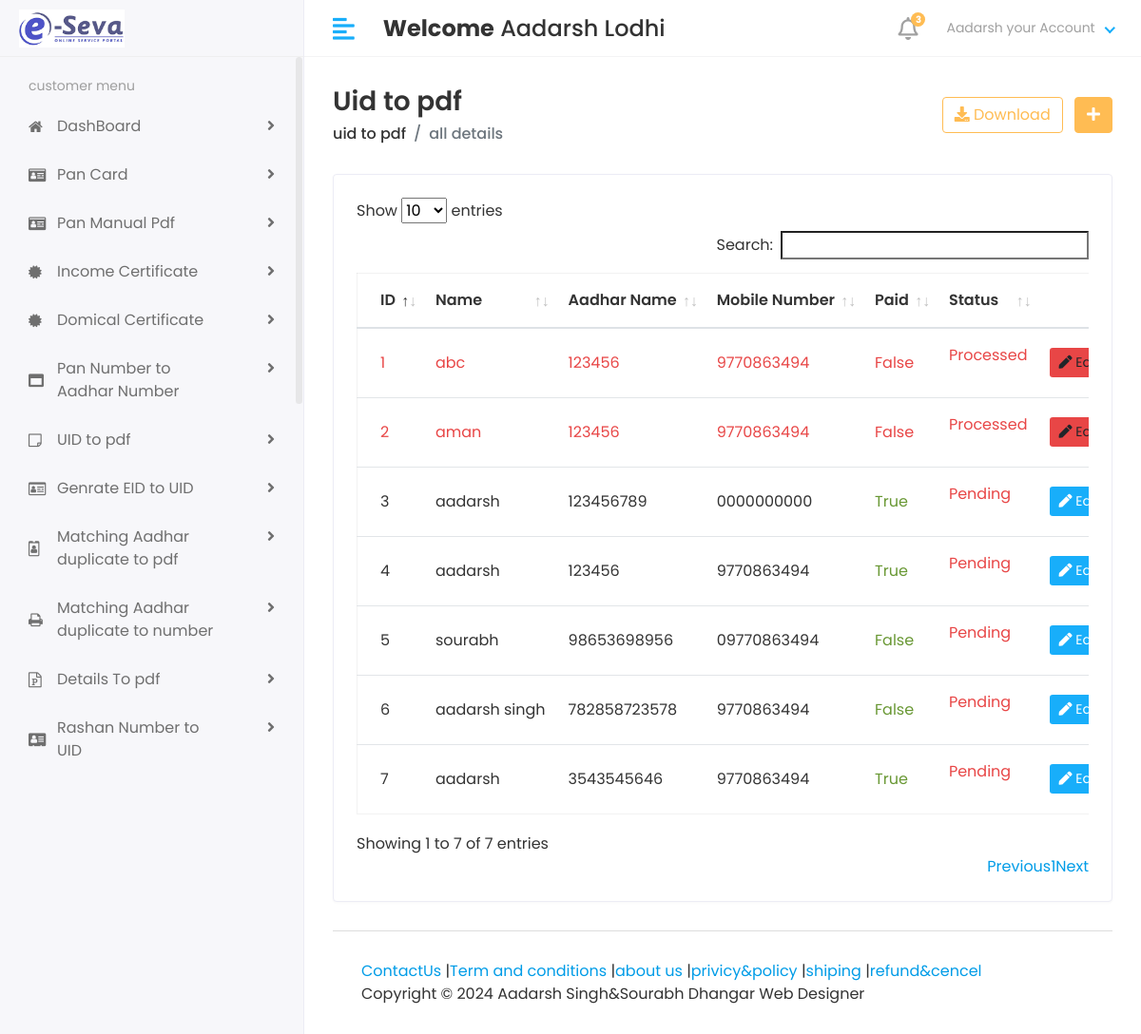
The app's page /uid/details/ (signed in) with its own data.
### myapp/models.py (models this page shows, shortened)
class CustomUser(AbstractUser):
    USER_TYPES = (
        (1, 'Admin'),
        (2, 'Customer'),
    )
    user_type = models.IntegerField(choices=USER_TYPES, default=1)
    profile_pic = models.ImageField(upload_to="media/profile_pic")

class UidToPdf(models.Model):
    customer_id = models.ForeignKey(Customer, on_delete=models.CASCADE)
    name = models.CharField(max_length=50)
    prev_date = models.DateField(null=True, default=None)
    is_valid=models.BooleanField(null=True,default=None)
    aadhar_number = models.CharField(max_length=12)
    mobile_number = models.CharField(max_length=12)
    status=models.IntegerField(default=0)
    upload_file=models.ImageField(upload_to='media/UidToPdf')
    order_id=models.CharField(max_length=100,blank=True)
    payment_id=models.CharField(max_length=100,blank=True)
    paid=models.BooleanField(default=False,blank=True)

### myproject/adminviews.py (the view)
# urls.py: path('uid/details/',adminviews.view_all_uid_list,name='all_uid_list'),
@login_required(login_url='/')
def view_all_uid_list(request):
    customer=UidToPdf.objects.all()
    current_date = date.today()
    for c in customer:
        if c.prev_date:
            c.days = (current_date - c.prev_date).days
            if c.days>=7:
                c.is_valid=True
            c.save()
    return render(request,'Admin/uidtopdflist.html',{'customer':customer})

### templates/Admin/uidtopdflist.html (shortened to what this page needs)
{% extends "base.html" %}
{% block content %}
    <div class="content container-fluid">
       <div class="page-header">
          <div class="row align-items-center">
             <div class="col">
                <h3 class="page-title">Uid to pdf</h3>
                <ul class="breadcrumb">
                   <li class="breadcrumb-item"><a href="index.html">uid to pdf</a></li>
                   <li class="breadcrumb-item active">all details</li>
                </ul>
             </div>
             <div class="col-auto text-right float-right ml-auto">
                <a href="#" class="btn btn-outline-primary mr-2"><i class="fas fa-download"></i> Download</a>
                <a href="add-student.html" class="btn btn-primary"><i class="fas fa-plus"></i></a>
             </div>
          </div>
       </div>
       <div class="row">
          <div class="col-sm-12">
             <div class="card card-table">
                <div class="card-body">
                   <div class="table-responsive">
                      <table id="table_id" class="table table-hover table-center mb-0 ">
                         <thead>
                            <tr>
                               <th>ID</th>
                               <th>  Name</th>
                               <th>Aadhar Name</th>
                               <th>Mobile Number</th>
                               <th>Paid</th>
                               <th> Status</th>
                               <th class="text-right">Action</th>
                            </tr>
                         </thead>
                         <tbody>
                            {% for i in customer  %}
                            <tr>
                              {% if i.is_valid %}
                              <td class="text-danger">{{i.id}}</td>
                               <td class="text-danger">{{i.name}}</td>
                               <td class="text-danger">{{i.aadhar_number}}</td>
                               <td class="text-danger"> {{i.mobile_number}} </td>
                               <td class="text-danger">{{i.paid}}</td>
                               <td>
                                {% if i.status == 0 %}
                                <p class="text-danger">Pending</p>
                                {% elif i.status == 1 %}
                                <p class="text-warning">Processing</p>
                                {% else %}
                                <p class="text-danger">Processed</p>
                                {% endif %}
                            </td>
                            <td class="text-right">
                                <div class="actions">
                                  <a href="{% url 'edit_uid_to_pdf' i.id %}" class="btn btn-sm bg-danger mr-2">
                                      <i class="fas fa-pen"></i> Edit
                                  </a>
                                </div>
                             </td>
                              {% else %}
                              <td>{{i.id}}</td>
                               <td>{{i.name}}</td>
                               <td>{{i.aadhar_number}}</td>
                               <td> {{i.mobile_number}} </td>
                               <td class="text-success">{{i.paid}}</td>
                               <td>
                                {% if i.status == 0 %}
                                <p class="text-danger">Pending</p>
                                {% elif i.status == 1 %}
                                <p class="text-warning">Processing</p>
                                {% else %}
                                <p class="text-success">Processed</p>
                                {% endif %}
                            </td>
                            <td class="text-right">
                                <div class="actions">
                                  <a href="{% url 'edit_uid_to_pdf' i.id %}" class="btn btn-sm bg-success-light mr-2">
                                      <i class="fas fa-pen"></i> Edit
                                  </a>
                                </div>
                             </td>
                              {% endif %}
                            </tr>
                            {% endfor %}
                         </tbody>
                      </table>
                   </div>
                </div>
             </div>
          </div>
       </div>
{% endblock content %}

### templates/includes/header.html (shortened to what this page needs)
{% load static %}
<div class="header">
    <div class="header-left"  >
       <a href="#" class="logo mt-0"   >
       <img src="{% static 'assets/img/mylogo.png' %}" alt="Logo" width="280" height="300">
       </a>
    </div>
    <a href="javascript:void(0);" id="toggle_btn">
    <i class="fas fa-align-left"></i>
    </a>
    <div class="top-nav-search mt-3">
      <h4 ><strong>Welcome</strong><span> {{user.first_name}} {{user.last_name}} </span></h4>
    </div>
    <ul class="nav user-menu">
       <li class="nav-item dropdown noti-dropdown">
          <a href="#" class="dropdown-toggle nav-link" data-toggle="dropdown">
          <i class="far fa-bell"></i> <span class="badge badge-pill">3</span>
          </a>
       </li>
       <li class="nav-item dropdown has-arrow">
          <a href="#" class="dropdown-toggle nav-link" data-toggle="dropdown">
          <span class="user-img">
            {{user.first_name}}
            your Account
         </span>
         </a>
       </li>
    </ul>
 </div>

### static/assets/css/style.css (style rules this page uses)
html { height: 100%; }
body { background-color: #fff; color: #333; font-family: 'Poppins', sans-serif; font-size: 1rem; height: 100%; line-height: 1.5; overflow-x: hidden; }
h1, h2, h3, h4, h5, h6 { font-family: 'Poppins', sans-serif; margin-top: 0; }
a { color: #009ce7; }
input, button, a { transition: all 0.4s ease; -moz-transition: all 0.4s ease; -o-transition: all 0.4s ease; -ms-transition: all 0.4s ease; -webkit-transition: all 0.4s ease; }
ul, ol { padding: 0px; list-style: none; }
.table { color: #333; max-width: 100%; margin-bottom: 0; width: 100%; }
.table.dataTable { border-collapse: collapse !important; border: 1px solid rgba(0, 0, 0, 0.05); }
.table thead tr th { font-weight: 600; }
.table tbody tr { border-bottom: 1px solid rgba(0, 0, 0, 0.05); }
.table.table-center td, .table.table-center th { vertical-align: middle; }
.card-table .card-body .table > thead > tr > th { border-top: 0; }
.card-table .card-body .table tr td:first-child, .card-table .card-body .table tr th:first-child { padding-left: 1.5rem; }
.card-table .card-body .table tr td:last-child, .card-table .card-body .table tr th:last-child { padding-right: 1.5rem; }
.card-table .table td, .card-table .table th { border-top: 1px solid #e2e5e8; padding: 1rem 0.75rem; white-space: nowrap; }
.bg-danger, .badge-danger { background-color: #e84646 !important; }
.text-success, .dropdown-menu > li > a.text-success { color: #699834 !important; }
.text-danger, .dropdown-menu > li > a.text-danger { color: #e84646 !important; }
.btn-primary { background-color: #FFBC53; border: 1px solid #FFBC53; }
.btn-outline-primary { color: #FFBC53; border-color: #FFBC53; }
.card { border: 1px solid #ececf5; box-shadow: 0 1px 3px 0 rgba(0, 0, 0, 0.03); margin-bottom: 1.875rem; }
.card-body { padding: 1.5rem; }
.bg-success-light { background-color: #18aefa; color: #fff; }
.header { background-color: #fff; border-bottom: 1px solid #f3f3f4; left: 0; position: fixed; right: 0; top: 0; z-index: 1001; height: 60px; }
.header .header-left { float: left; height: 60px; padding: 0 20px; position: relative; width: 320px; z-index: 1; transition: all 0.2s ease-in-out; background-color: #f7f7fa; border-bottom: 1px solid #efefef; border-right: 1px solid #ececf5; display: flex; align-items: center; }
.header .header-left .logo { display: inline-block; line-height: 60px; }
.header .header-left .logo img { max-height: 40px; width: auto; }
.header .dropdown-toggle:after { display: none; }
.header .has-arrow .dropdown-toggle:after { border-top: 0; border-left: 0; border-bottom: 2px solid #18aefa; border-right: 2px solid #18aefa; content: ''; height: 8px; display: inline-block; pointer-events: none; -webkit-transform-origin: 66% 66%; -ms-transform-origin: 66% 66%; transform-origin: 66% 66%; -webkit-transform: rotate(45deg); -ms-transform: rotate(45deg); transform: rotate(45deg); -webkit-transition: all 0.15s ease-in-out; transition: all 0.15s ease-in-out; width: 8px; vertical-align: 0px; }
.user-menu { float: right; margin: 0; position: relative; z-index: 99; padding-right: 15px; }
.user-menu.nav > li > a { color: #a0a0a0; font-size: 14px; line-height: 58px; padding: 0 15px; height: 60px; }
.user-img { margin-right: 3px; position: relative; }
.top-nav-search { float: left; margin-left: 15px; }
.page-wrapper > .content { padding: 1.875rem 1.875rem 0; }
.page-header { margin-bottom: 1.875rem; }
.page-header .breadcrumb { background-color: transparent; color: #6c757d; font-size: 1rem; font-weight: 500; margin-bottom: 0; padding: 0; }
.page-header .breadcrumb a { color: #333; }
.page-title { font-size: 28px; font-weight: 600; color: #333; margin-bottom: 5px; }
.user-menu.nav > li > a .badge { background-color: #FFBC53; display: block; font-size: 10px; font-weight: bold; height: 15px; width: 15px; position: absolute; right: 7px; top: 13px; color: #fff; padding: 3px; }
.user-menu.nav > li > a > i { font-size: 1.5rem; line-height: 60px; }
@media (min-width: 992px) { #toggle_btn { align-items: center; color: #18aefa; display: inline-flex; float: left; font-size: 26px; height: 60px; justify-content: center; margin-left: 15px; padding: 0 15px; } }

### records on screen
CustomUser: first_name "Aadarsh", last_name "Lodhi"
UidToPdf: id "1", name "abc", aadhar_number "123456", mobile_number "9770863494", paid "False", status "Processed"
UidToPdf: id "2", name "aman", aadhar_number "123456", mobile_number "9770863494", paid "False", status "Processed"
UidToPdf: id "3", name "aadarsh", aadhar_number "123456789", mobile_number "0000000000", paid "True", status "Pending"
UidToPdf: id "4", name "aadarsh", aadhar_number "123456", mobile_number "9770863494", paid "True", status "Pending"
UidToPdf: id "5", name "sourabh", aadhar_number "98653698956", mobile_number "09770863494", paid "False", status "Pending"
UidToPdf: id "6", name "aadarsh singh", aadhar_number "782858723578", mobile_number "9770863494", paid "False", status "Pending"
UidToPdf: id "7", name "aadarsh", aadhar_number "3543545646", mobile_number "9770863494", paid "True", status "Pending"
